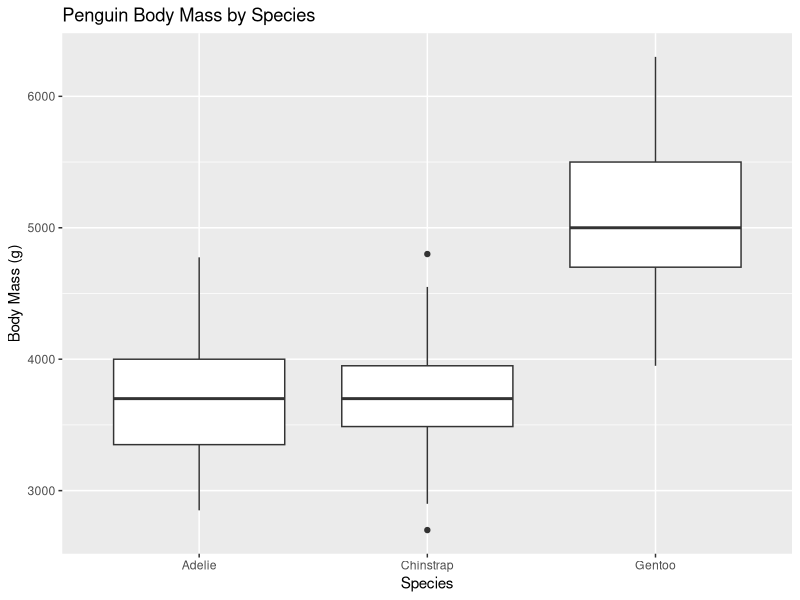

Source code (R):
## ---- chunk 1

library(tidyverse)
library(palmerpenguins)
## ---- chunk 2
penguins |>
  group_by(species) |>
  count()
## ---- chunk 3
penguins |>
  ggplot(mapping = aes(x = species, y = body_mass_g), fill = species) +
  geom_boxplot() +
  labs(
    title = "Penguin Body Mass by Species",
    x = "Species",
    y = "Body Mass (g)"
  )
